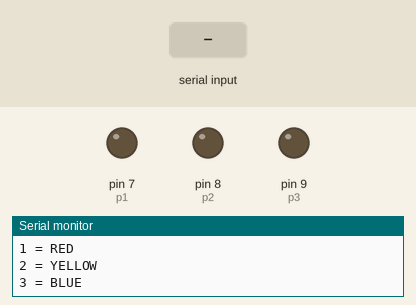
A sketch run on a simulated Arduino Uno, built with avr-gcc and run on an emulated ATmega328P. Shown: output pins drawn as LEDs (lit = HIGH), the last lines printed to the serial monitor. Inputs (shaded band) come from the test bench.

Above: at 1.2 s.
1.3 s: "1\n" received over Serial
At 2.1 s:
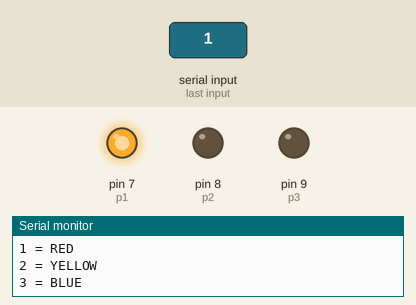
2.8 s: "2\n" received over Serial
At 3.2 s:
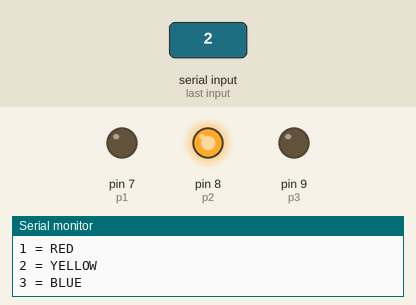
4.3 s: "3\n" received over Serial
At 5.6 s:
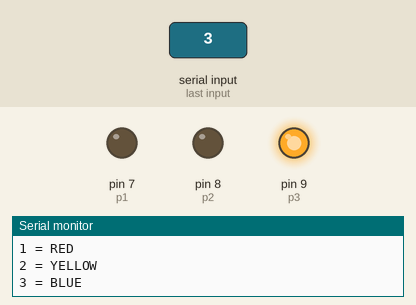
Timing chart, 0 to 7.3 s (numbered marks = the images above; inputs shaded):
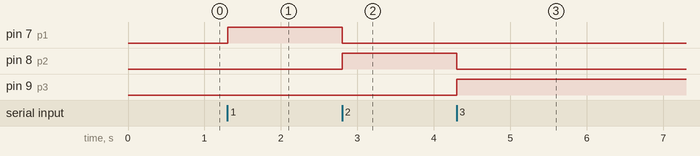

Measured:
- after the input at 1.3 s, pin 7 (p1): LOW → HIGH at once
- after the input at 2.8 s, pin 7 (p1): HIGH → LOW at once; pin 8 (p2): LOW → HIGH at once
- after the input at 4.3 s, pin 8 (p2): HIGH → LOW at once; pin 9 (p3): LOW → HIGH at once

The sketch:

LED_Select_2.0.ino
```cpp
int p1 = 7;
int p2 = 8;
int p3 = 9;
String msg = "Which colour LED you want to blink(choose number): ";
String msg1 = "1 = RED";
String msg2 = "2 = YELLOW";
String msg3 = "3 = BLUE";

int col;
int j;
int d = 500;
void setup() {
  // put your setup code here, to run once:
pinMode(p1, OUTPUT);
pinMode(p2, OUTPUT);
pinMode(p3, OUTPUT);

Serial.begin(9600);
}

void loop() {
  // put your main code here, to run repeatedly:
Serial.println(msg);
Serial.println(msg1);
Serial.println(msg2);
Serial.println(msg3);

while(Serial.available() == 0){

}
col = Serial.parseInt();


if(col == 1){
  digitalWrite(p1,HIGH);
  digitalWrite(p2,LOW);
  digitalWrite(p3,LOW);

}
if(col == 2){
  digitalWrite(p1,LOW);
  digitalWrite(p2,HIGH);
  digitalWrite(p3,LOW);
}
if(col == 3){
 digitalWrite(p1,LOW);
  digitalWrite(p2,LOW);
  digitalWrite(p3,HIGH);
}
delay(d);
}
```
